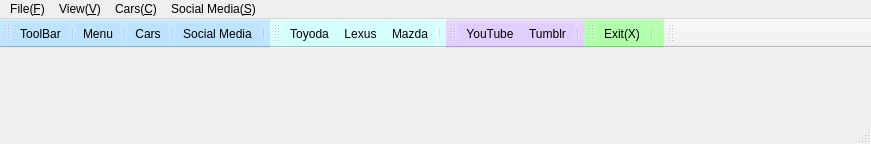
<?xml version="1.0" encoding="UTF-8"?>
<ui version="4.0">
 <class>MainWindow</class>
 <widget class="QMainWindow" name="MainWindow">
  <property name="geometry">
   <rect>
    <x>0</x>
    <y>0</y>
    <width>871</width>
    <height>144</height>
   </rect>
  </property>
  <property name="windowTitle">
   <string>MainWindow</string>
  </property>
  <property name="styleSheet">
   <string notr="true"/>
  </property>
  <widget class="QWidget" name="centralwidget"/>
  <widget class="QMenuBar" name="menubar">
   <property name="geometry">
    <rect>
     <x>0</x>
     <y>0</y>
     <width>871</width>
     <height>22</height>
    </rect>
   </property>
   <widget class="QMenu" name="menuFile_F">
    <property name="title">
     <string>File(&amp;F)</string>
    </property>
    <addaction name="actionExit_X"/>
   </widget>
   <widget class="QMenu" name="menuView_V">
    <property name="title">
     <string>View(&amp;V)</string>
    </property>
    <addaction name="actionToolBar"/>
    <addaction name="actionMenu"/>
    <addaction name="actionCars"/>
    <addaction name="actionSocial_Media"/>
   </widget>
   <widget class="QMenu" name="menuCars_C">
    <property name="title">
     <string>Cars(&amp;C)</string>
    </property>
    <addaction name="actionToyoda"/>
    <addaction name="actionLexus"/>
    <addaction name="actionMazda"/>
   </widget>
   <widget class="QMenu" name="menuSocial_Media_S">
    <property name="title">
     <string>Social Media(&amp;S)</string>
    </property>
    <addaction name="actionYouTube"/>
    <addaction name="actionTumblr"/>
   </widget>
   <addaction name="menuFile_F"/>
   <addaction name="menuView_V"/>
   <addaction name="menuCars_C"/>
   <addaction name="menuSocial_Media_S"/>
  </widget>
  <widget class="QStatusBar" name="statusbar"/>
  <widget class="QToolBar" name="toolBar">
   <property name="windowTitle">
    <string>toolBar</string>
   </property>
   <property name="styleSheet">
    <string notr="true">background-color: rgb(190, 227, 255);</string>
   </property>
   <property name="toolButtonStyle">
    <enum>Qt::ToolButtonTextUnderIcon</enum>
   </property>
   <attribute name="toolBarArea">
    <enum>TopToolBarArea</enum>
   </attribute>
   <attribute name="toolBarBreak">
    <bool>false</bool>
   </attribute>
   <addaction name="actionToolBar"/>
   <addaction name="separator"/>
   <addaction name="actionMenu"/>
   <addaction name="separator"/>
   <addaction name="actionCars"/>
   <addaction name="separator"/>
   <addaction name="actionSocial_Media"/>
   <addaction name="separator"/>
  </widget>
  <widget class="QToolBar" name="toolBar_2">
   <property name="windowTitle">
    <string>toolBar_2</string>
   </property>
   <property name="styleSheet">
    <string notr="true">background-color: rgb(213, 255, 254);</string>
   </property>
   <property name="toolButtonStyle">
    <enum>Qt::ToolButtonTextUnderIcon</enum>
   </property>
   <attribute name="toolBarArea">
    <enum>TopToolBarArea</enum>
   </attribute>
   <attribute name="toolBarBreak">
    <bool>false</bool>
   </attribute>
   <addaction name="actionToyoda"/>
   <addaction name="actionLexus"/>
   <addaction name="actionMazda"/>
   <addaction name="separator"/>
  </widget>
  <widget class="QToolBar" name="toolBar_3">
   <property name="windowTitle">
    <string>toolBar_3</string>
   </property>
   <property name="styleSheet">
    <string notr="true">background-color: rgb(226, 205, 255);</string>
   </property>
   <property name="toolButtonStyle">
    <enum>Qt::ToolButtonTextUnderIcon</enum>
   </property>
   <attribute name="toolBarArea">
    <enum>TopToolBarArea</enum>
   </attribute>
   <attribute name="toolBarBreak">
    <bool>false</bool>
   </attribute>
   <addaction name="actionYouTube"/>
   <addaction name="actionTumblr"/>
   <addaction name="separator"/>
  </widget>
  <widget class="QToolBar" name="toolBar_4">
   <property name="windowTitle">
    <string>toolBar_4</string>
   </property>
   <property name="styleSheet">
    <string notr="true">background-color: rgb(176, 255, 170);</string>
   </property>
   <property name="toolButtonStyle">
    <enum>Qt::ToolButtonTextUnderIcon</enum>
   </property>
   <attribute name="toolBarArea">
    <enum>TopToolBarArea</enum>
   </attribute>
   <attribute name="toolBarBreak">
    <bool>false</bool>
   </attribute>
   <addaction name="actionExit_X"/>
   <addaction name="separator"/>
  </widget>
  <widget class="QToolBar" name="toolBar_5">
   <property name="windowTitle">
    <string>toolBar_5</string>
   </property>
   <attribute name="toolBarArea">
    <enum>TopToolBarArea</enum>
   </attribute>
   <attribute name="toolBarBreak">
    <bool>false</bool>
   </attribute>
  </widget>
  <action name="actionExit_X">
   <property name="icon">
    <iconset resource="new_resource.qrc">
     <normaloff>:/icons/icons/exit.png</normaloff>:/icons/icons/exit.png</iconset>
   </property>
   <property name="text">
    <string>Exit(&amp;X)</string>
   </property>
  </action>
  <action name="actionToolBar">
   <property name="icon">
    <iconset resource="new_resource.qrc">
     <normaloff>:/icons/icons/top-navigation-toolbar-48.ico</normaloff>:/icons/icons/top-navigation-toolbar-48.ico</iconset>
   </property>
   <property name="text">
    <string>ToolBar</string>
   </property>
  </action>
  <action name="actionMenu">
   <property name="icon">
    <iconset resource="new_resource.qrc">
     <normaloff>:/icons/icons/menu-4-48.ico</normaloff>:/icons/icons/menu-4-48.ico</iconset>
   </property>
   <property name="text">
    <string>Menu</string>
   </property>
  </action>
  <action name="actionCars">
   <property name="icon">
    <iconset resource="new_resource.qrc">
     <normaloff>:/icons/icons/car-25-48.ico</normaloff>:/icons/icons/car-25-48.ico</iconset>
   </property>
   <property name="text">
    <string>Cars</string>
   </property>
  </action>
  <action name="actionSocial_Media">
   <property name="icon">
    <iconset resource="new_resource.qrc">
     <normaloff>:/icons/icons/group-48.ico</normaloff>:/icons/icons/group-48.ico</iconset>
   </property>
   <property name="text">
    <string>Social Media</string>
   </property>
  </action>
  <action name="actionToyoda">
   <property name="icon">
    <iconset resource="new_resource.qrc">
     <normaloff>:/icons/icons/toyota-48.ico</normaloff>:/icons/icons/toyota-48.ico</iconset>
   </property>
   <property name="text">
    <string>Toyoda</string>
   </property>
  </action>
  <action name="actionLexus">
   <property name="icon">
    <iconset resource="new_resource.qrc">
     <normaloff>:/icons/icons/lexus-48.ico</normaloff>:/icons/icons/lexus-48.ico</iconset>
   </property>
   <property name="text">
    <string>Lexus</string>
   </property>
  </action>
  <action name="actionMazda">
   <property name="icon">
    <iconset resource="new_resource.qrc">
     <normaloff>:/icons/icons/mazda-48.ico</normaloff>:/icons/icons/mazda-48.ico</iconset>
   </property>
   <property name="text">
    <string>Mazda</string>
   </property>
  </action>
  <action name="actionYouTube">
   <property name="icon">
    <iconset resource="new_resource.qrc">
     <normaloff>:/icons/icons/youtube-3-48.ico</normaloff>:/icons/icons/youtube-3-48.ico</iconset>
   </property>
   <property name="text">
    <string>YouTube</string>
   </property>
  </action>
  <action name="actionTumblr">
   <property name="icon">
    <iconset resource="new_resource.qrc">
     <normaloff>:/icons/icons/tumblr-3-48.ico</normaloff>:/icons/icons/tumblr-3-48.ico</iconset>
   </property>
   <property name="text">
    <string>Tumblr</string>
   </property>
  </action>
 </widget>
 <resources>
  <include location="new_resource.qrc"/>
 </resources>
 <connections/>
</ui>
